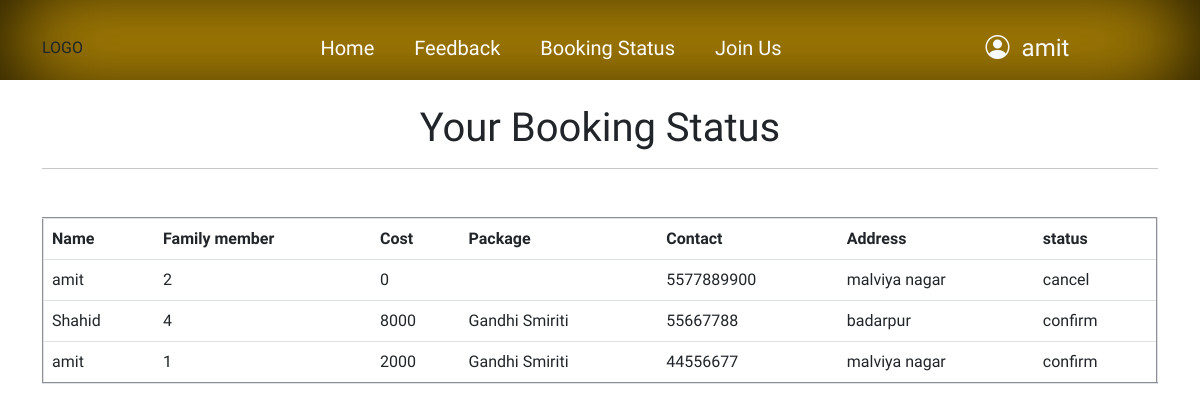
The page /booking_status.php (signed in) on the database its author committed.
### tables this page shows
CREATE TABLE `booking` (
  `b_id` int(100) NOT NULL,
  `name` varchar(32) NOT NULL,
  `family_mem` int(32) NOT NULL,
  `cost` int(100) NOT NULL,
  `package` varchar(32) NOT NULL,
  `contact` varchar(100) NOT NULL,
  `address` varchar(100) NOT NULL,
  `status` varchar(32) DEFAULT 'wait for confirmation',
  `customer_id` int(11) DEFAULT NULL
);

### booking_status.php (the view, shortened to what this page needs)
<?php
if(isset($_SESSION['id'])){
$id=$_SESSION['id'];
$con=mysqli_connect("localhost","root","","trip");
$exe=mysqli_query($con,"select * from booking where customer_id='$id' ")
?>
<!DOCTYPE html>
<html lang="en">
<head>
    <link rel="stylesheet" href="https://cdn.jsdelivr.net/npm/bootstrap-icons@1.10.3/font/bootstrap-icons.css">
    <link href="https://cdn.jsdelivr.net/npm/bootstrap@5.3.0-alpha1/dist/css/bootstrap.min.css" rel="stylesheet">
</head>
<body>
<div class="bg-warning main-head">
    <div class="container">
    <div class="row pt-3 justify-content-around align-items-center main-nav">
                <div class="col-lg-2">LOGO</div>
                <div class="col-lg-7 menu text-center d-none d-lg-block">
                    <ul>
                        <li><a href="index.php">Home</a></li>
                        <li><a href="feedback.php">Feedback</a></li>
                        <li><a href="booking_status.php">Booking Status</a></li>
                        <li>
                            <span class="info">
                                <span id="bar" class="text-light">Join Us</span>
                            </span>
                        </li>
                    </ul>
                </div>
                <d class="col-lg-3 text-center">
                    <i class="bi bi-person-circle text-light h4 "></i>
                    <span class="text-light h4 ms-2 ">
                        <?php
                        if (isset($_SESSION['id'])) {
                            echo $_SESSION['name'];
                        }
                        ?>
                    </span>
                </d>
            </div>
    </div>
</div>
    <div class="container">
    <p class="text-center h1 mt-4">Your Booking Status</p>
    <hr>
        <div class="row justify-content-center mt-5 ">
            <div class="col">
            <table class="table" border="2">
                <tr>
                    <th>Name</th>
                    <th>Family member</th>
                    <th>Cost</th>
                    <th>Package</th>
                    <th>Contact</th>
                    <th>Address</th>
                    <th>status</th>
                </tr>
                <?php
                while($row = mysqli_fetch_array($exe)){
                ?>
                <tr>
                    <td><?php echo $row['name']?></td>
                    <td><?php echo $row['family_mem']?></td>
                    <td><?php echo $row['cost']?></td>
                    <td><?php echo $row['package']?></td>
                    <td><?php echo $row['contact']?></td>
                    <td><?php echo $row['address']?></td>
                    <td><?php echo $row['status']?></td>
                </tr>
                <?php
                }
                ?>
            </table>
            </div>
        </div>
    </div>
</body>
</html>
<?php
}
else{
    header("location:login.php");
}
?>

### rows shown on the page
booking: name "amit", family_mem "2", cost "0", contact "5577889900", address "malviya nagar", status "cancel"
booking: name "Shahid", family_mem "4", cost "8000", package "Gandhi Smiriti", contact "55667788", address "badarpur", status "confirm"
booking: name "amit", family_mem "1", cost "2000", package "Gandhi Smiriti", contact "44556677", address "malviya nagar", status "confirm"

### other values the page prints
$_SESSION['name'] "amit"
